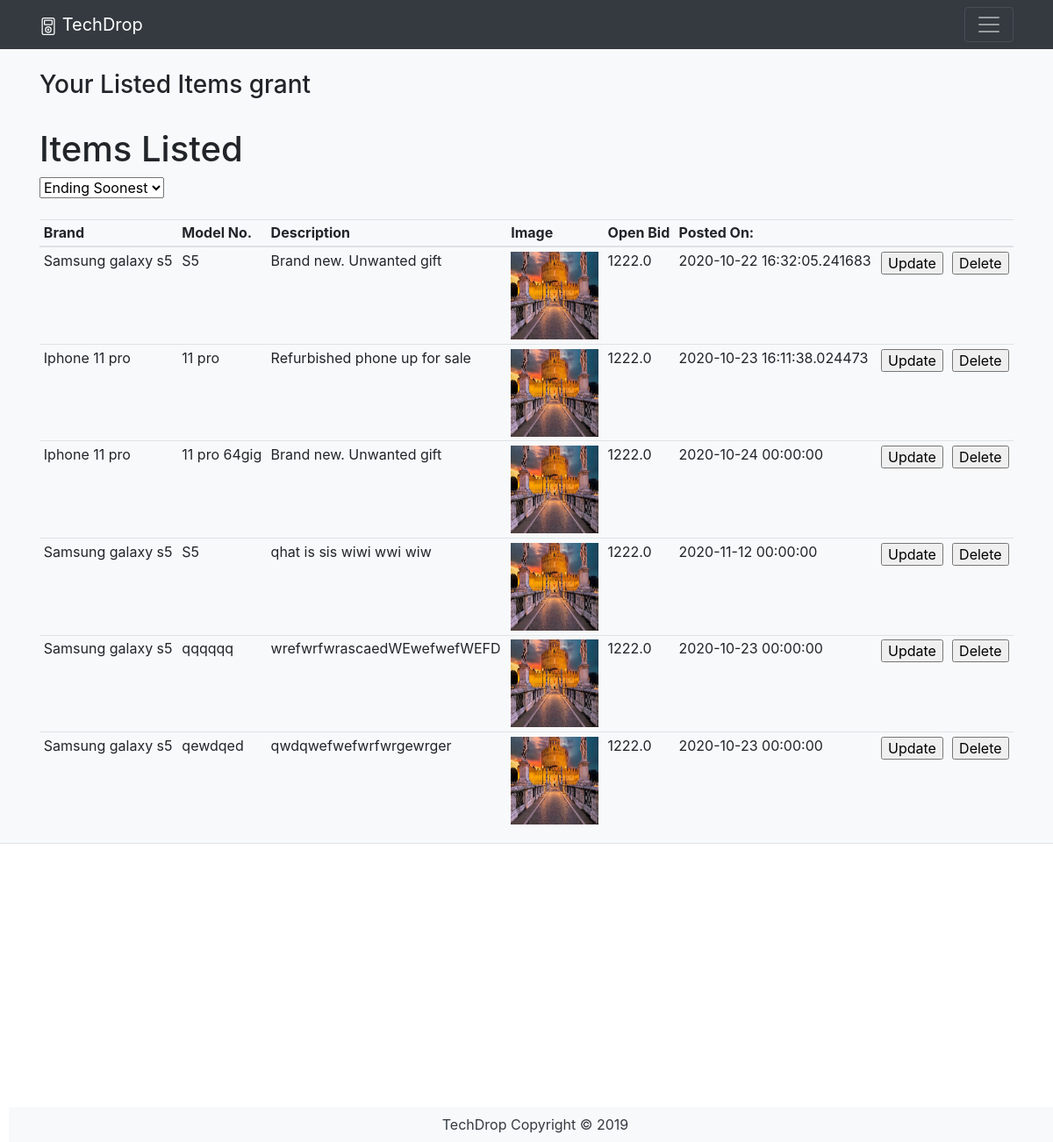
The page /auctions/listed/1 (signed in) on the database as committed earlier.
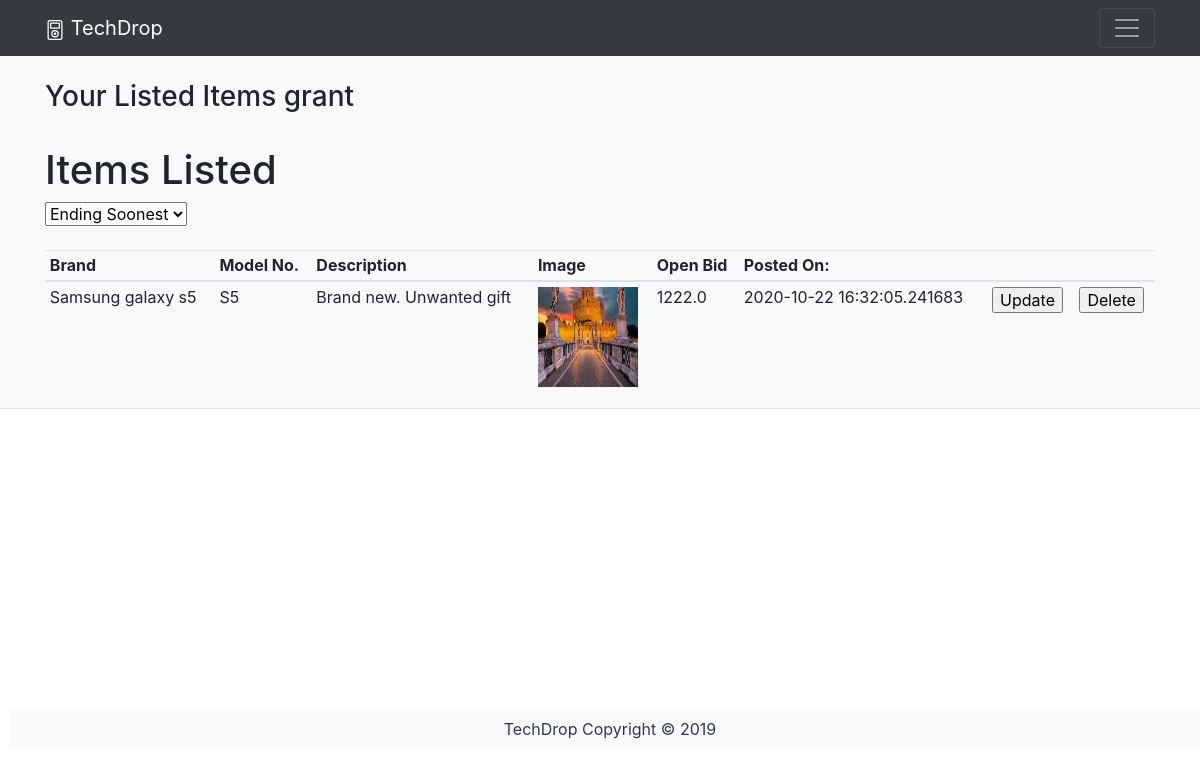
The same page on the database as committed later.
### PhoneApp/models.py (models this page shows, shortened)
class User(db.Model, UserMixin):
    __tablename__ = 'users'
    id = db.Column(db.Integer, primary_key=True)
    name = db.Column(db.String(100), index=True, unique=True, nullable=False)
    emailid = db.Column(db.String(100), index=True, nullable=False)
    password_hash = db.Column(db.String(255), nullable=False)
    auctions = db.relationship('Auctions', backref='user')
    reviews = db.relationship('Review', backref='user')
    bids = db.relationship('Bid', backref='user')
    watchlists = db.relationship('Watchlist', backref='user')

class Auctions(db.Model):
    __tablename__ = 'auctions'
    id = db.Column(db.Integer, primary_key=True)
    title = db.Column(db.String(80), nullable=False)
    model = db.Column(db.String(80), nullable=False)
    description = db.Column(db.String(200))
    image = db.Column(db.String(400))
    open_bid = db.Column(db.Float(), nullable=False)
    start = db.Column(db.DateTime, default=datetime.now())
    end = db.Column(db.DateTime)
    user_id = db.Column(db.Integer, db.ForeignKey('users.id'))
    brand_id = db.Column(db.Integer, db.ForeignKey('brands.id'))
    condition_id = db.Column(db.Integer, db.ForeignKey('condition.id'))
    reviews = db.relationship('Review', backref='auction')
    bids = db.relationship('Bid', backref='auction')
    watchlists = db.relationship('Watchlist', backref='auction')

### PhoneApp/auctions.py (the view)
@bp.route('/listed/<id>', methods=['GET'])
@login_required
def listed(id):
    auction_item = AuctionsForm()
    user = User.query.filter_by(id=id).first()
    auction = Auctions.query.filter_by(user_id=id).all()
    if user != current_user:
        return redirect(url_for('main.index', id=id))
    return render_template('auctions/listed.html', user=user)

### PhoneApp/forms.py
class AuctionsForm(FlaskForm):
    title = StringField('Title', validators=[
        InputRequired('Title is required')])
    brand = QuerySelectField(
        query_factory=brand_query, allow_blank=False, get_label='brand')
    model = StringField('Model', validators=[
                        InputRequired('Model is required')])
    condition = QuerySelectField(
        query_factory=condition_query, allow_blank=False, get_label='condition')
    description = StringField('Description', validators=[InputRequired('Description is required'),
                                                         Length(min=10, max=300, message='Description is too short or too long')])
    image = FileField('Mobile Images', validators=[
        FileRequired(message='Please add an image'),
        FileAllowed(ALLOWED_FILE, message="Only supports valid filetypes")])
    open_bid = FloatField('Opening Bid', [validators.NumberRange(min=100)])
    submit = SubmitField('Create')

### PhoneApp/templates/Auctions/listed.html (shortened to what this page needs)
{% extends 'base.html'%}
{% block header %}
  <div class="container">
    <table class="table table-sm">
          <span class="col">
              <h3 class="headp3">Your Listed Items {{user.name}}</h3>
          </span>
        <h1>Items Listed</h1>
            <span id="sortBy">
            <select>
                <option>Ending Soonest</option>
            </select>
            <br></br>
            </span>
          <thead>
            <th>Brand</th>
            <th>Model No.</th>
            <th>Description</th>
            <th>Image</th>
            <th>Open Bid</th>
            <th>Posted On:</th>
            <th></th>
            <th></th>
          </thead>
        <tbody>
          <tr>
          {% for auction in user.auctions %}
              <td>{{auction.title}}</td>
              <td>{{auction.model}}</td>
              <td>{{auction.description}}</td>
              <td><img src={{auction.image}} alt="" border=3 height=100 width=100></img></td>
              <td>{{auction.open_bid}}</td>
              <td>{{auction.start}}</td>
              <td>
                    <input type="submit" value="Update" />
              </td>
              <td>
                  <form action ="{{url_for('auction.delete_component', id=auction.id)}}" method="POST">
                    <input type="submit" value="Delete" />
              </td>
          </tr>
          {% endfor %}
      </table>
    </div>
  {% endblock %}

### PhoneApp/templates/base.html (shortened to what this page needs)
<html>
<head>
  <link rel="stylesheet" href="https://stackpath.bootstrapcdn.com/bootstrap/4.3.1/css/bootstrap.min.css"
>
</head>
<body>
  <header class="bg-light border-bottom">
    <nav class="navbar navbar-dark bg-dark">
      <div class="container"   >
        <a class="navbar-brand" href="/">
          TechDrop
        </a>
        <button class="navbar-toggler" type="button" data-toggle="collapse" data-target="#navbarTogglerDemo01"
          aria-controls="navbarTogglerDemo01" aria-expanded="false" aria-label="Toggle navigation">
          <span class="navbar-toggler-icon"></span>
        </button>
      </div>
    </nav>
    {% block header%}
    {% endblock %}
  </header>
  <footer class="footer">
    <div class="text-center py-2 bg-light" style = "position:relative; left: 10px; top:300px;">
      <span class="text-dark">TechDrop Copyright &copy; 2019</span>
    </div>
  </footer>
</body>
</html>

Rows that differ between the two databases and show on the page:
removed Auctions: title "Iphone 11 pro", model "11 pro", description "Refurbished phone up for sale", image (picture), open_bid "1222.0", start "2020-10-23 16:11:38.024473"
removed Auctions: title "Iphone 11 pro", model "11 pro 64gig", description "Brand new. Unwanted gift", image (picture), open_bid "1222.0", start "2020-10-24 00:00:00"
removed Auctions: title "Samsung galaxy s5", model "S5", description "qhat is sis wiwi wwi wiw", image (picture), open_bid "1222.0", start "2020-11-12 00:00:00"
removed Auctions: title "Samsung galaxy s5", model "qqqqqq", description "wrefwrfwrascaedWEwefwefWEFD", image (picture), open_bid "1222.0", start "2020-10-23 00:00:00"
removed Auctions: title "Samsung galaxy s5", model "qewdqed", description "qwdqwefwefwrfwrgewrger", image (picture), open_bid "1222.0", start "2020-10-23 00:00:00"
